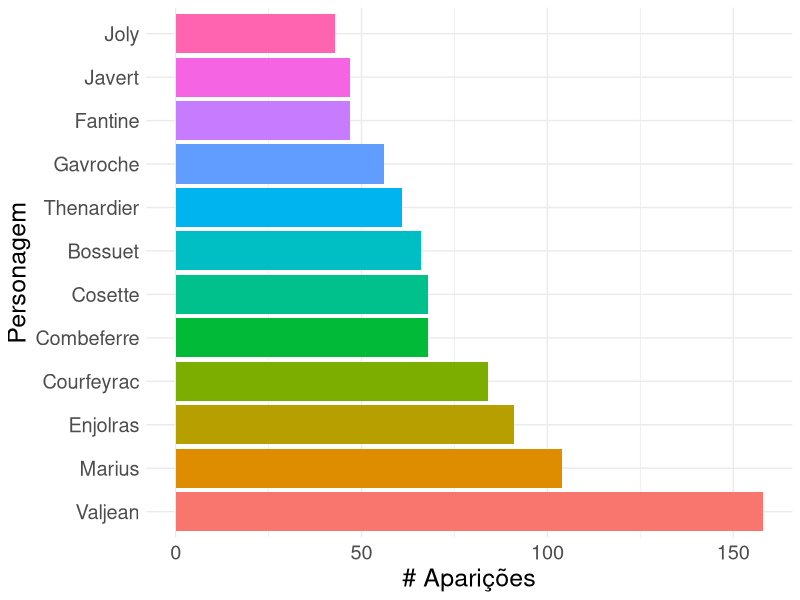

This chart was generated by the following R code:
## ---- chunk 1
#| label: carregando os pacotes
require(data.table)
require(tidyverse)
require(magrittr)
## ---- chunk 2
#| label: lendo dados
personagens <- fread("../../99_dados/00_raw/lesmis_personagens.csv")
encontros <- fread("../../99_dados/00_raw/lesmis_aparicoes.csv")
## ---- chunk 3
mais_encontros = encontros %>% 
  filter(from == "Valjean" | 
           to == "Valjean") %>% 
  arrange(desc(degree)) %>% 
  top_n(2)
## ---- chunk 4
maiores_aparicoes = encontros%>% 
  pivot_longer(-degree, 
               names_to = "direcao", 
               values_to = "personagem") %>% 
  select(-direcao) %>% 
  group_by(personagem) %>%
  summarise(aparicoes = sum(degree)) %>% 
  arrange(desc(aparicoes)) %>% 
  filter(aparicoes > 40)

maiores_aparicoes$personagem %<>% factor(levels = maiores_aparicoes$personagem )
## ---- chunk 5
#| fig-cap: Número de aparições dos personagens pricncipais.
#| label: fig-01
maiores_aparicoes %>% 
  ggplot() +
  aes(y = personagem, 
      x = aparicoes, 
      fill = personagem) +
  geom_col() +
  scale_fill_hue(direction = 1) +
  theme_minimal() +
  labs(x = "# Aparições",
       y = "Personagem") + 
  theme(legend.position = "none", 
        text = element_text(size = 18)) 
